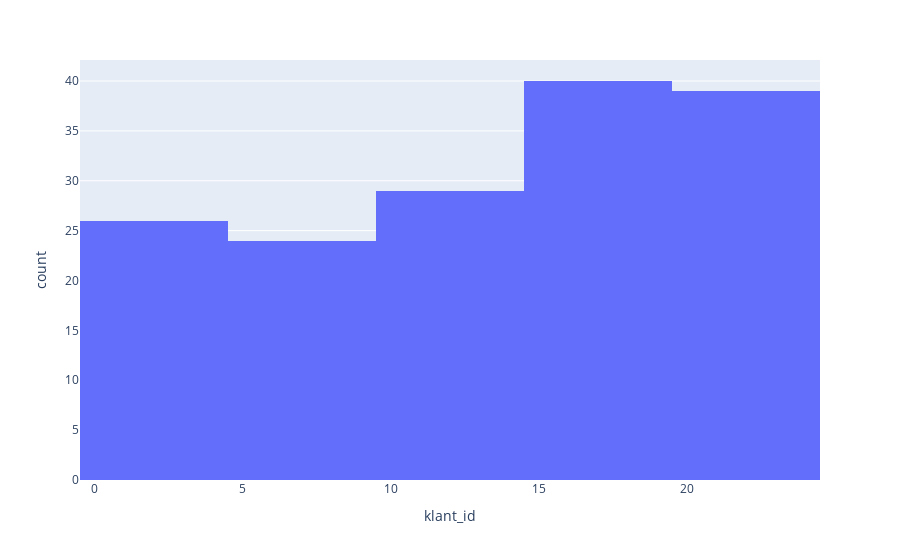

The notebook cell this image was saved under:
### Code cell
if show_intermediate_results == True:
#    verkoop_order_df.hist(column='klant_id', bins=10)
    fig=px.histogram(verkoop_order_df, x='klant_id', nbins=10)
    fig.show()

### Figure 1 — Plotly figure (JSON) as saved in the notebook; plotly's stock layout.template omitted (floating-point values rounded to 4 significant figures; data arrays with more than 128 entries replaced by an {"elided": "..."} marker saying what was removed)
{"data": [{"alignmentgroup": "True", "bingroup": "x", "hovertemplate": "klant_id=%{x}<br>count=%{y}<extra></extra>", "legendgroup": "", "marker": {"color": "#636efa"}, "name": "", "nbinsx": 10, "offsetgroup": "", "orientation": "v", "showlegend": false, "type": "histogram", "x": {"elided": "158 int values"}, "xaxis": "x", "yaxis": "y"}], "layout": {"barmode": "relative", "legend": {"tracegroupgap": 0}, "margin": {"t": 60}, "xaxis": {"anchor": "y", "domain": [0, 1], "title": {"text": "klant_id"}}, "yaxis": {"anchor": "x", "domain": [0, 1], "title": {"text": "count"}}}}
